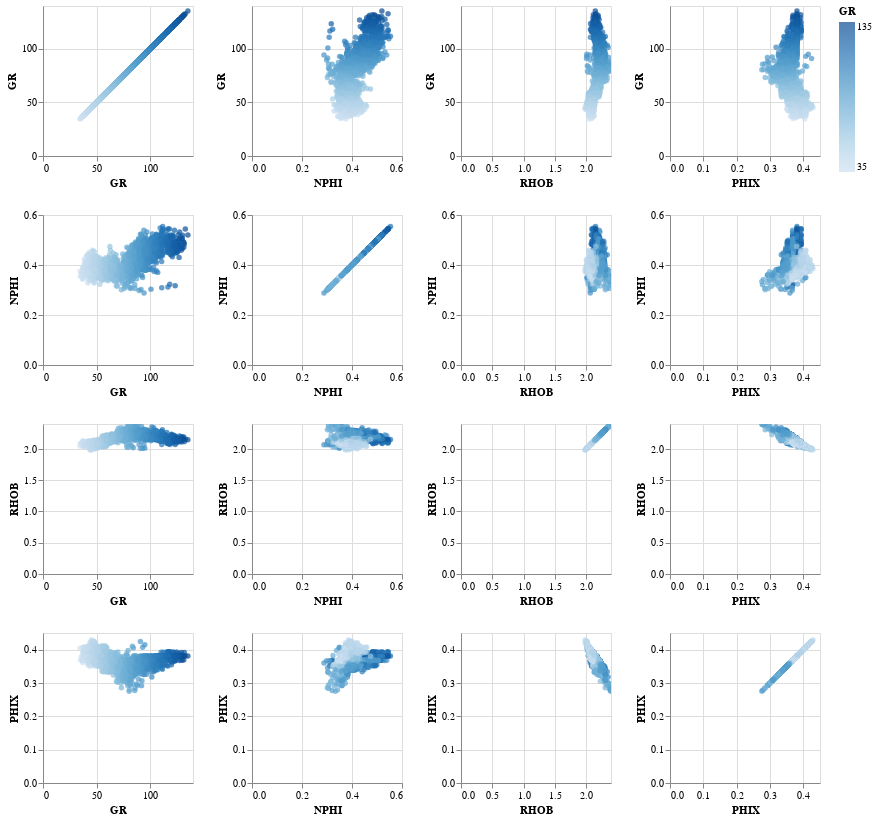

Notebook code for this chart:
### Code cell
source = df

alt.Chart(source).mark_circle().encode(
    alt.X(alt.repeat("column"), type='quantitative'),
    alt.Y(alt.repeat("row"), type='quantitative'),
    #color='Origin:N'
    color='GR:Q'
    #scale=alt.Scale(scheme='rainbow')
).properties(
    width=150,
    height=150
).repeat(
    row=['GR', 'NPHI', 'RHOB', 'PHIX'],
    column=['GR', 'NPHI', 'RHOB', 'PHIX']
).interactive()

### Figure 1 — Vega-Lite specification as saved in the notebook (floating-point values rounded to 4 significant figures; data arrays with more than 128 entries replaced by an {"elided": "..."} marker saying what was removed)
{"config": {"view": {"continuousWidth": 400, "continuousHeight": 300}}, "repeat": {"column": ["GR", "NPHI", "RHOB", "PHIX"], "row": ["GR", "NPHI", "RHOB", "PHIX"]}, "spec": {"data": {"name": "data-75f0fd1a9ec372a738836a7870a08308"}, "mark": "circle", "encoding": {"color": {"type": "quantitative", "field": "GR"}, "x": {"type": "quantitative", "field": {"repeat": "column"}}, "y": {"type": "quantitative", "field": {"repeat": "row"}}}, "height": 150, "selection": {"selector003": {"type": "interval", "bind": "scales", "encodings": ["x", "y"]}}, "width": 150}, "$schema": "https://vega.github.io/schema/vega-lite/v4.8.1.json", "datasets": {"data-75f0fd1a9ec372a738836a7870a08308": {"elided": "2001 records"}}}
